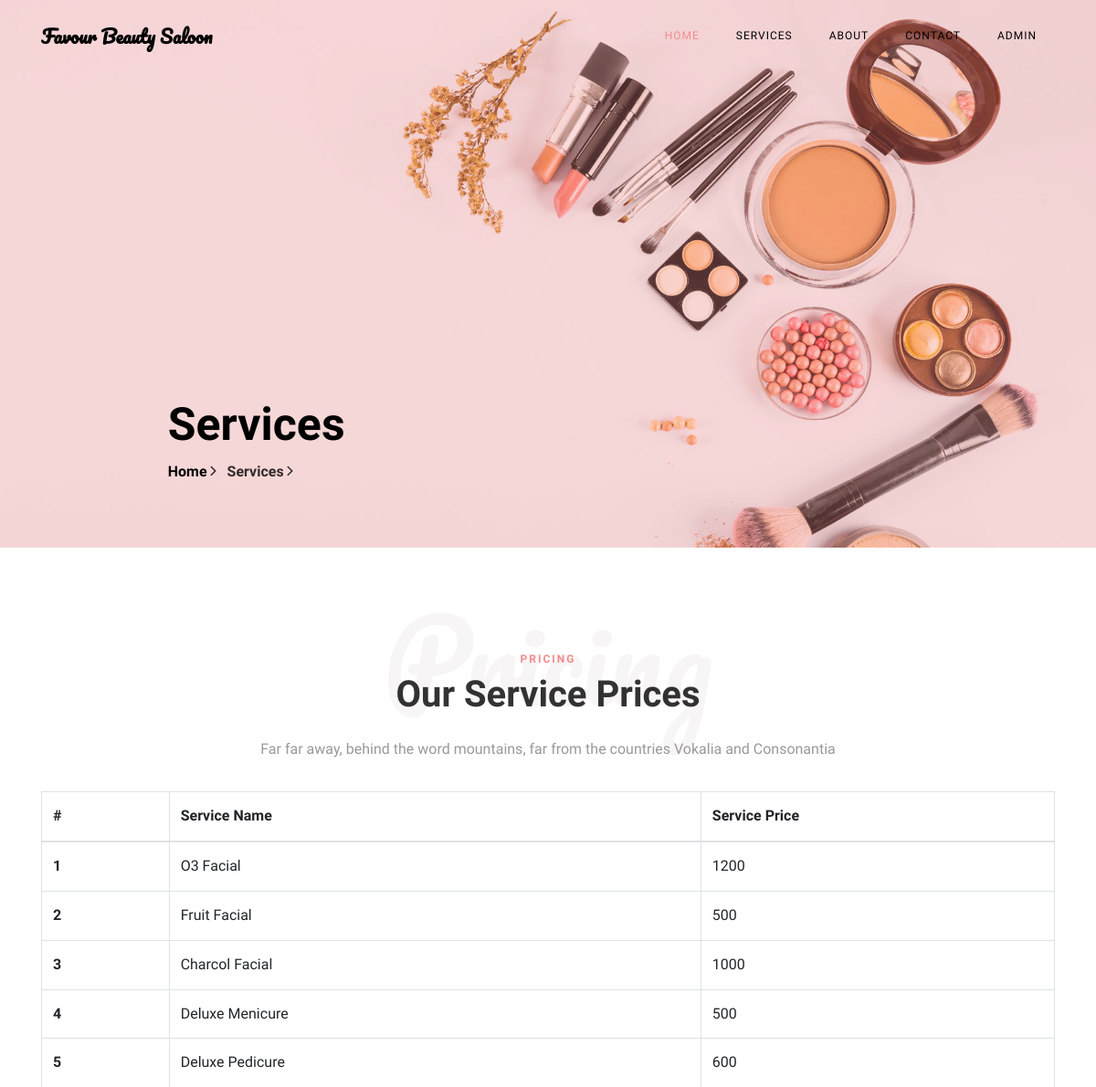
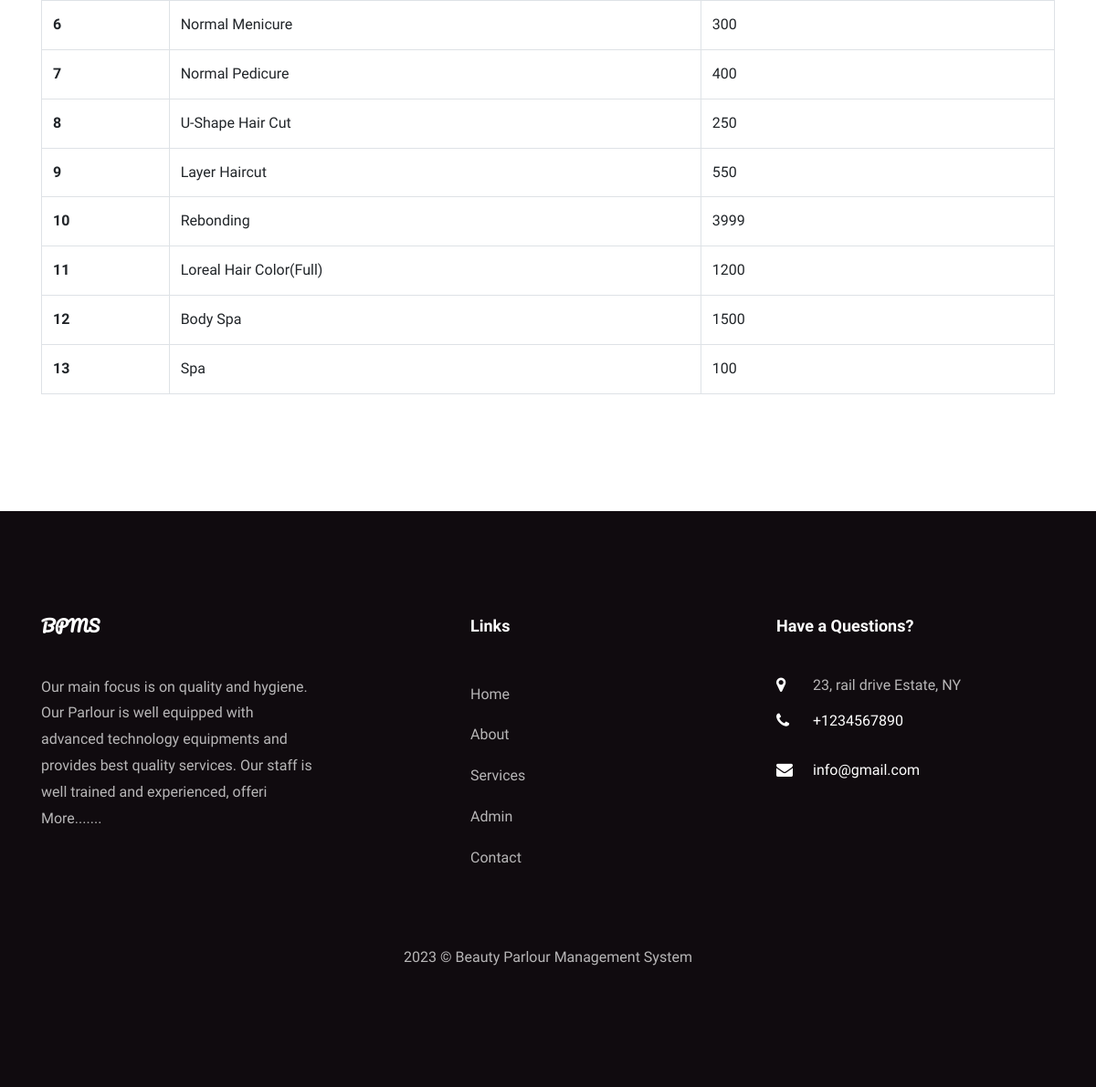
/services.php, run on the app's committed database (2 pictures, top to bottom).
### tables this page shows
CREATE TABLE `tblservices` (
  `ID` int(10) NOT NULL,
  `ServiceName` varchar(200) DEFAULT NULL,
  `Cost` int(10) DEFAULT NULL,
  `CreationDate` timestamp NULL DEFAULT current_timestamp()
);

CREATE TABLE `tblpage` (
  `ID` int(10) NOT NULL,
  `PageType` varchar(200) DEFAULT NULL,
  `PageTitle` mediumtext DEFAULT NULL,
  `PageDescription` mediumtext DEFAULT NULL,
  `Email` varchar(200) DEFAULT NULL,
  `MobileNumber` bigint(10) DEFAULT NULL,
  `UpdationDate` date DEFAULT NULL,
  `Timing` varchar(200) NOT NULL
);

### services.php (the view, shortened to what this page needs)
<?php
include('includes/dbconnection.php');
  ?>
<!DOCTYPE html>
<html lang="en">
  <head>
    <link rel="stylesheet" href="css/open-iconic-bootstrap.min.css">
    <link rel="stylesheet" href="css/animate.css">
    <link rel="stylesheet" href="css/owl.carousel.min.css">
    <link rel="stylesheet" href="css/owl.theme.default.min.css">
    <link rel="stylesheet" href="css/magnific-popup.css">
    <link rel="stylesheet" href="css/aos.css">
    <link rel="stylesheet" href="css/ionicons.min.css">
    <link rel="stylesheet" href="css/bootstrap-datepicker.css">
    <link rel="stylesheet" href="css/jquery.timepicker.css">
    <link rel="stylesheet" href="css/flaticon.css">
    <link rel="stylesheet" href="css/icomoon.css">
    <link rel="stylesheet" href="css/style.css">
  </head>
  <body>
	  <?php include_once('includes/header.php');?>
    <section class="hero-wrap hero-wrap-2" style="background-image: url('images/bg-2.jpg');" data-stellar-background-ratio="0.5">
      <div class="overlay"></div>
      <div class="container">
        <div class="row no-gutters slider-text js-fullheight align-items-end justify-content-center">
          <div class="col-md-9 ftco-animate pb-5">
            <h2 class="mb-0 bread">Services</h2>
            <p class="breadcrumbs"><span class="mr-2"><a href="index.php">Home <i class="ion-ios-arrow-forward"></i></a></span> <span>Services <i class="ion-ios-arrow-forward"></i></span></p>
          </div>
        </div>
      </div>
    </section>
    <section class="ftco-section ftco-pricing">
			<div class="container">
				<div class="row justify-content-center pb-3">
          <div class="col-md-10 heading-section text-center ftco-animate">
          	<h1 class="big">Pricing</h1>
          	<span class="subheading">Pricing</span>
            <h2 class="mb-4">Our Service Prices</h2>
            <p>Far far away, behind the word mountains, far from the countries Vokalia and Consonantia</p>
          </div>
        </div>
            <table class="table table-bordered"> <thead> <tr> <th>#</th> <th>Service Name</th> <th>Service Price</th> </tr> </thead> <tbody>
<?php
$ret=mysqli_query($con,"select *from  tblservices");
$cnt=1;
while ($row=mysqli_fetch_array($ret)) {
?>
             <tr> <th scope="row"><?php echo $cnt;?></th> <td><?php  echo $row['ServiceName'];?></td> <td><?php  echo $row['Cost'];?></td> </tr>   <?php
$cnt=$cnt+1;
}?></tbody> </table>
			</div>
		</section>
    <?php include_once('includes/footer.php');?>
  </body>
</html>

### includes/header.php
<nav class="navbar navbar-expand-lg navbar-dark ftco_navbar bg-dark ftco-navbar-light" id="ftco-navbar">
      <div class="container">
        <a class="navbar-brand" href="index.php">Favour Beauty Saloon</a>
        <div class="collapse navbar-collapse" id="ftco-nav">
          <ul class="navbar-nav ml-auto">
            <li class="nav-item active"><a href="index.php" class="nav-link">Home</a></li>
            <li class="nav-item"><a href="services.php" class="nav-link">Services</a></li>
            <li class="nav-item"><a href="about.php" class="nav-link">About</a></li>
            <li class="nav-item"><a href="contact.php" class="nav-link">Contact</a></li>
            <li class="nav-item"><a href="admin/index.php" class="nav-link">Admin</a></li>
          </ul>
        </div>
      </div>
    </nav>

### includes/footer.php (shortened to what this page needs)
 <?php
include('includes/dbconnection.php');
?>
 <footer class="ftco-footer ftco-section">
      <div class="container">
        <div class="row mb-5">
          <div class="col-md">
            <div class="ftco-footer-widget mb-4">
              <h2 class="ftco-heading-2 logo">BPMS</h2>
              <?php
$ret=mysqli_query($con,"select * from tblpage where PageType='aboutus' ");
while ($row=mysqli_fetch_array($ret)) {
?>
              <p><?php  echo substr($row['PageDescription'],0,200);?> <a href="about.php">More.......</a></p><?php } ?>
            </div>
          </div>
          <div class="col-md" style="padding-left: 150px">
             <div class="ftco-footer-widget mb-4">
              <h2 class="ftco-heading-2">Links</h2>
              <ul class="list-unstyled">
                <li><a href="index.php" class="py-2 d-block">Home</a></li>
                <li><a href="about.php" class="py-2 d-block">About</a></li>
                <li><a href="services.php" class="py-2 d-block">Services</a></li>
                <li><a href="admin/index.php" class="py-2 d-block">Admin</a></li>
                <li><a href="contact.php" class="py-2 d-block">Contact</a></li>
              </ul>
            </div>
          </div>
          <div class="col-md">
            <div class="ftco-footer-widget mb-4">
            	<h2 class="ftco-heading-2">Have a Questions?</h2>
            	<div class="block-23 mb-3">
                <?php
$ret=mysqli_query($con,"select * from tblpage where PageType='contactus' ");
while ($row=mysqli_fetch_array($ret)) {
?>
	              <ul>
	                <li><span class="icon icon-map-marker"></span><span class="text"><?php  echo $row['PageDescription'];?></span></li>
	                <li><a href="#"><span class="icon icon-phone"></span><span class="text">+<?php  echo $row['MobileNumber'];?></span></a></li>
	                <li><a href="#"><span class="icon icon-envelope"></span><span class="text"><?php  echo $row['Email'];?></span></a></li>
	              </ul>
	            </div>
               <?php } ?>
            </div>
          </div>
        </div>
        <div class="row">
          <div class="col-md-12 text-center">
            <p>
  2023 &copy; Beauty Parlour Management System  </p>
          </div>
        </div>
      </div>
    </footer>

### css/icomoon.css (style rules this page uses)
[class^="icon-"], [class*=" icon-"] { font-family: 'icomoon' !important; speak: none; font-style: normal; font-weight: normal; font-variant: normal; text-transform: none; line-height: 1; -webkit-font-smoothing: antialiased; -moz-osx-font-smoothing: grayscale; }
.icon-map-marker:before { content: "\f041"; }
.icon-phone:before { content: "\f095"; }
.icon-envelope:before { content: "\f0e0"; }

### data on the page
tblservices: ServiceName "O3 Facial", Cost "1200"
tblservices: ServiceName "Fruit Facial", Cost "500"
tblservices: ServiceName "Charcol Facial", Cost "1000"
tblservices: ServiceName "Deluxe Menicure", Cost "500"
tblservices: ServiceName "Deluxe Pedicure", Cost "600"
tblservices: ServiceName "Normal Menicure", Cost "300"
tblservices: ServiceName "Normal Pedicure", Cost "400"
tblservices: ServiceName "U-Shape Hair Cut", Cost "250"
tblservices: ServiceName "Layer Haircut", Cost "550"
tblservices: ServiceName "Rebonding", Cost "3999"
tblservices: ServiceName "Loreal Hair Color(Full)", Cost "1200"
tblservices: ServiceName "Body Spa", Cost "1500"
tblservices: ServiceName "Spa", Cost "100"
tblpage: PageDescription "Our main focus is on quality and hygiene. Our Parlour is well equipped with advanced technology equipments and provides best quality services. Our staff is well trained and experienced, offeri"
tblpage: PageDescription "23, rail drive Estate, NY", MobileNumber "1234567890", Email "info@gmail.com"
